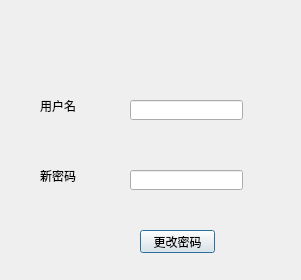
<?xml version="1.0" encoding="UTF-8"?>
<ui version="4.0">
 <class>RegDialog</class>
 <widget class="QDialog" name="RegDialog">
  <property name="geometry">
   <rect>
    <x>0</x>
    <y>0</y>
    <width>301</width>
    <height>280</height>
   </rect>
  </property>
  <property name="windowTitle">
   <string>Dialog</string>
  </property>
  <widget class="QLabel" name="label">
   <property name="geometry">
    <rect>
     <x>40</x>
     <y>100</y>
     <width>54</width>
     <height>12</height>
    </rect>
   </property>
   <property name="text">
    <string>用户名</string>
   </property>
  </widget>
  <widget class="QLabel" name="label_2">
   <property name="geometry">
    <rect>
     <x>40</x>
     <y>170</y>
     <width>54</width>
     <height>12</height>
    </rect>
   </property>
   <property name="text">
    <string>新密码</string>
   </property>
  </widget>
  <widget class="QLineEdit" name="userEdit">
   <property name="geometry">
    <rect>
     <x>130</x>
     <y>100</y>
     <width>113</width>
     <height>20</height>
    </rect>
   </property>
  </widget>
  <widget class="QLineEdit" name="pswEdit">
   <property name="geometry">
    <rect>
     <x>130</x>
     <y>170</y>
     <width>113</width>
     <height>20</height>
    </rect>
   </property>
  </widget>
  <widget class="QPushButton" name="pushButton">
   <property name="geometry">
    <rect>
     <x>140</x>
     <y>230</y>
     <width>75</width>
     <height>23</height>
    </rect>
   </property>
   <property name="text">
    <string>更改密码</string>
   </property>
  </widget>
 </widget>
 <resources/>
 <connections/>
</ui>
